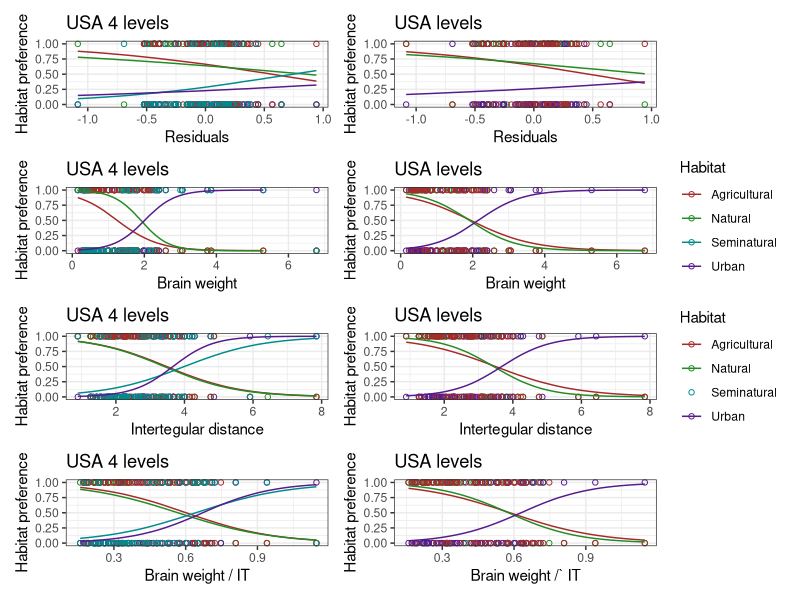

Recreate this plot in R.
## ---- chunk 1

library(tidyverse)

long_data <- read_csv("Data/Europe_USA/data_preference_residuals_europe_usa_qualitative.csv")

model1 = read_csv("Data/Europe_USA/model_output_preference_residuals_europe_usa_qualitative.csv")

model2 = read_csv("Data/Europe_USA/model_output_preference_brain_weight_europe_usa_qualitative.csv")

model3 = read_csv("Data/Europe_USA/model_output_preference_it_europe_usa_qualitative.csv")

model4 = read_csv("Data/Europe_USA/model_output_preference_brain_it_europe_usa_qualitative.csv")

p1 = ggplot(model1, aes(x = residuals, y = estimate__, color=Habitat)) +
geom_point(data =  long_data, aes(x = residuals, y = (Preference)), shape=21) +
geom_line(aes(color=Habitat)) +
theme_bw() +
ylab("Habitat preference") +
xlab("Residuals") + 
ggtitle("USA 4 levels") + 
scale_color_manual(values=c('Agricultural'='brown', 'Natural'='forestgreen', 'Urban'='purple4', "Seminatural"="cyan4"))

p2 = ggplot(model2, aes(x = Brain.weight, y = estimate__, color=Habitat)) +
geom_point(data =  long_data, aes(x = Brain.weight, y = (Preference)), shape=21) +
geom_line(aes(color=Habitat)) +
theme_bw() +
ylab("Habitat preference") +
xlab("Brain weight") +
ggtitle("USA 4 levels") + 
scale_color_manual(values=c('Agricultural'='brown', 'Natural'='forestgreen', 'Urban'='purple4', "Seminatural"="cyan4"))


p3 = ggplot(model3, aes(x = IT, y = estimate__, color=Habitat)) +
geom_point(data =  long_data, aes(x = IT, y = (Preference)), shape=21) +
geom_line(aes(color=Habitat)) +
theme_bw() +
ylab("Habitat preference") +
xlab("Intertegular distance") +
ggtitle("USA 4 levels")  + 
scale_color_manual(values=c('Agricultural'='brown', 'Natural'='forestgreen', 'Urban'='purple4', "Seminatural"="cyan4"))

p4 = ggplot(model4, aes(x = brain_it, y = estimate__, color=Habitat)) +
geom_point(data =  long_data, aes(x = brain_it, y = (Preference)), shape=21) +
geom_line(aes(color=Habitat)) +
theme_bw() +
ylab("Habitat preference") +
xlab("Brain weight / IT") +
ggtitle("USA 4 levels") + 
scale_color_manual(values=c('Agricultural'='brown', 'Natural'='forestgreen', 'Urban'='purple4', "Seminatural"="cyan4"))


#Load land use filtered data and models
long_data <- read_csv("Data/Europe_USA/data_preference_residuals_europe_usa_subset_qualitative.csv")

model1 = read_csv("Data/Europe_USA/model_output_preference_residuals_europe_usa_subset_qualitative.csv")

model2 = read_csv("Data/Europe_USA/model_output_preference_brain_weight_europe_usa_subset_qualitative.csv")

model3 = read_csv("Data/Europe_USA/model_output_preference_it_europe_usa_subset_qualitative.csv")

model4 = read_csv("Data/Europe_USA/model_output_preference_brain_it_europe_usa_subset_qualitative.csv")

pp1 = ggplot(model1, aes(x = residuals, y = estimate__, color=Habitat)) +
geom_point(data =  long_data, aes(x = residuals, y = (Preference)), shape=21) +
geom_line(aes(color=Habitat)) +
theme_bw() +
ylab("Habitat preference") +
xlab("Residuals") + 
ggtitle("USA levels") + scale_color_manual(values=c('Agricultural'='brown', 'Natural'='forestgreen', 'Urban'='purple4', "Seminatural"="cyan4")) +
theme(legend.position = "none")

pp2 = ggplot(model2, aes(x = Brain.weight, y = estimate__, color=Habitat)) +
geom_point(data =  long_data, aes(x = Brain.weight, y = (Preference)), shape=21) +
geom_line(aes(color=Habitat)) +
theme_bw() +
ylab("Habitat preference") +
xlab("Brain weight") +
ggtitle("USA levels") + scale_color_manual(values=c('Agricultural'='brown', 'Natural'='forestgreen', 'Urban'='purple4', "Seminatural"="cyan4")) +
theme(legend.position = "none")


pp3 = ggplot(model3, aes(x = IT, y = estimate__, color=Habitat)) +
geom_point(data =  long_data, aes(x = IT, y = (Preference)), shape=21) +
geom_line(aes(color=Habitat)) +
theme_bw() +
ylab("Habitat preference") +
xlab("Intertegular distance") +
ggtitle("USA levels")  + scale_color_manual(values=c('Agricultural'='brown', 'Natural'='forestgreen', 'Urban'='purple4', "Seminatural"="cyan4")) +
theme(legend.position = "none")

pp4 = ggplot(model4, aes(x = brain_it, y = estimate__, color=Habitat)) +
geom_point(data =  long_data, aes(x = brain_it, y = (Preference)), shape=21) +
geom_line(aes(color=Habitat)) +
theme_bw() +
ylab("Habitat preference") +
xlab("Brain weight /` IT") +
ggtitle("USA levels") + 
scale_color_manual(values=c('Agricultural'='brown', 'Natural'='forestgreen', 'Urban'='purple4', "Seminatural"="cyan4")) +
theme(legend.position = "none")

library(patchwork)
p1 + pp1 + p2 + pp2 + p3 + pp3 + p4 + pp4 + plot_layout(ncol = 2) + plot_layout(guides = "collect")

